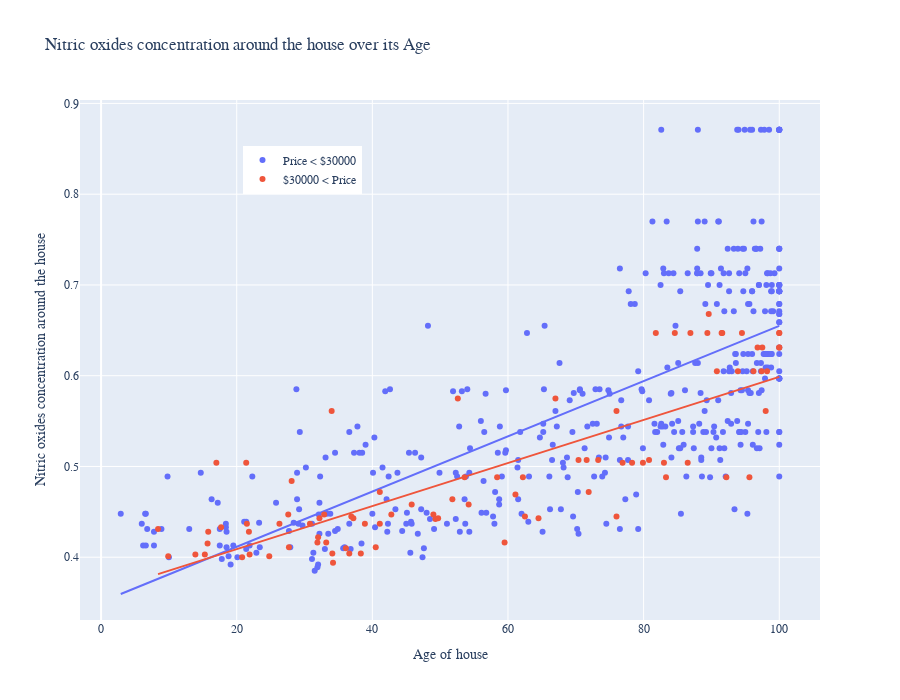

The code cell stored with this chart in its notebook:
### Markdown cell above
It is expected that nitric oxides concentration is lower around expensive houses rather than around average/low priced houses.

The graph below shows dependency of nitric oxides concentration around house on its age. From the graph we can conclude that on average expensive houses of the same age as average/low priced houses have better air environment for all ages varying.

### Code cell
fig = px.scatter(
    data_segmented,
    x="AGE",
    y="NOX",
    trendline="ols",
    color="TYPE",
    height=700,
    title="Nitric oxides concentration around the house over its Age",
    labels={
        "AGE": "Age of house",
        "NOX": "Nitric oxides concentration around the house",
    },
)
fig.update_layout(
    font_family="Rockwell",
    legend=dict(
        title=None, orientation="v", y=0.82, yanchor="bottom", x=0.3, xanchor="center"
    ),
)
fig.show()

### Figure 1 — Plotly figure (JSON) as saved in the notebook; plotly's stock layout.template omitted (floating-point values rounded to 4 significant figures; data arrays with more than 128 entries replaced by an {"elided": "..."} marker saying what was removed)
{"data": [{"hovertemplate": "TYPE=Price < $30000<br>Age of house=%{x}<br>Nitric oxides concentration around the house=%{y}<extra></extra>", "legendgroup": "Price < $30000", "marker": {"color": "#636efa", "symbol": "circle"}, "mode": "markers", "name": "Price < $30000", "orientation": "v", "showlegend": true, "type": "scatter", "x": {"elided": "424 float values"}, "xaxis": "x", "y": {"elided": "424 float values"}, "yaxis": "y"}, {"hovertemplate": "<b>OLS trendline</b><br>NOX = 0.00304204 * AGE + 0.350671<br>R<sup>2</sup>=0.504615<br><br>TYPE=Price < $30000<br>Age of house=%{x}<br>Nitric oxides concentration around the house=%{y} <b>(trend)</b><extra></extra>", "legendgroup": "Price < $30000", "marker": {"color": "#636efa", "symbol": "circle"}, "mode": "lines", "name": "Price < $30000", "showlegend": false, "type": "scatter", "x": {"elided": "424 float values"}, "xaxis": "x", "y": {"elided": "424 float values"}, "yaxis": "y"}, {"hovertemplate": "TYPE=$30000 < Price<br>Age of house=%{x}<br>Nitric oxides concentration around the house=%{y}<extra></extra>", "legendgroup": "$30000 < Price", "marker": {"color": "#EF553B", "symbol": "circle"}, "mode": "markers", "name": "$30000 < Price", "orientation": "v", "showlegend": true, "type": "scatter", "x": [34, 98, 76, 89.6, 100, 97.5, 96.8, 100, 36.1, 28.1, 49.3, 71.9, 41.1, 17.7, 27.7, 20.8, 24.8, 49.7, 37.2, 64.5, 32.2, 27.6, 49, 42.8, 32.9, 51.8, 52.6, 67, 84.6, 91.6, 94.5, 91.5, 89.4, 81.8, 100, 100, 86.9, 34.2, 8.4, 71.6, 70.4, 73.3, 76.9, 21.4, 17, 79.9, 86.5, 83, 78.3, 80.8, 31.9, 33.2, 15.7, 13.9, 15.3, 38.3, 36.6, 34.1, 32, 9.9, 26.3, 30.8, 21.5, 38.9, 41.1, 53.6, 95.6, 92.2, 62.2, 83.3, 58.4, 96.2, 93.9, 98.2, 90.8, 97.4, 62.5, 36.9, 76, 59.5, 40.5, 21.9, 15.8, 21.8, 54.2, 45.8, 61.1], "xaxis": "x", "y": [0.561, 0.561, 0.561, 0.668, 0.631, 0.631, 0.631, 0.631, 0.41, 0.484, 0.442, 0.472, 0.472, 0.433, 0.411, 0.4, 0.401, 0.4429, 0.4429, 0.4429, 0.4429, 0.447, 0.447, 0.447, 0.447, 0.464, 0.575, 0.575, 0.647, 0.647, 0.647, 0.647, 0.647, 0.647, 0.647, 0.647, 0.647, 0.394, 0.431, 0.507, 0.507, 0.507, 0.504, 0.504, 0.504, 0.504, 0.504, 0.504, 0.504, 0.507, 0.4161, 0.4161, 0.415, 0.403, 0.403, 0.404, 0.404, 0.404, 0.422, 0.401, 0.437, 0.437, 0.437, 0.437, 0.437, 0.488, 0.488, 0.488, 0.488, 0.488, 0.488, 0.605, 0.605, 0.605, 0.605, 0.605, 0.445, 0.445, 0.445, 0.4161, 0.411, 0.403, 0.428, 0.428, 0.458, 0.458, 0.469], "yaxis": "y"}, {"hovertemplate": "<b>OLS trendline</b><br>NOX = 0.00237272 * AGE + 0.361502<br>R<sup>2</sup>=0.658565<br><br>TYPE=$30000 < Price<br>Age of house=%{x}<br>Nitric oxides concentration around the house=%{y} <b>(trend)</b><extra></extra>", "legendgroup": "$30000 < Price", "marker": {"color": "#EF553B", "symbol": "circle"}, "mode": "lines", "name": "$30000 < Price", "showlegend": false, "type": "scatter", "x": [8.4, 9.9, 13.9, 15.3, 15.7, 15.8, 17, 17.7, 20.8, 21.4, 21.5, 21.8, 21.9, 24.8, 26.3, 27.6, 27.7, 28.1, 30.8, 31.9, 32, 32.2, 32.9, 33.2, 34, 34.1, 34.2, 36.1, 36.6, 36.9, 37.2, 38.3, 38.9, 40.5, 41.1, 41.1, 42.8, 45.8, 49, 49.3, 49.7, 51.8, 52.6, 53.6, 54.2, 58.4, 59.5, 61.1, 62.2, 62.5, 64.5, 67, 70.4, 71.6, 71.9, 73.3, 76, 76, 76.9, 78.3, 79.9, 80.8, 81.8, 83, 83.3, 84.6, 86.5, 86.9, 89.4, 89.6, 90.8, 91.5, 91.6, 92.2, 93.9, 94.5, 95.6, 96.2, 96.8, 97.4, 97.5, 98, 98.2, 100, 100, 100, 100], "xaxis": "x", "y": [0.3814, 0.385, 0.3945, 0.3978, 0.3988, 0.399, 0.4018, 0.4035, 0.4109, 0.4123, 0.4125, 0.4132, 0.4135, 0.4203, 0.4239, 0.427, 0.4272, 0.4282, 0.4346, 0.4372, 0.4374, 0.4379, 0.4396, 0.4403, 0.4422, 0.4424, 0.4426, 0.4472, 0.4483, 0.4491, 0.4498, 0.4524, 0.4538, 0.4576, 0.459, 0.459, 0.4631, 0.4702, 0.4778, 0.4785, 0.4794, 0.4844, 0.4863, 0.4887, 0.4901, 0.5001, 0.5027, 0.5065, 0.5091, 0.5098, 0.5145, 0.5205, 0.5285, 0.5314, 0.5321, 0.5354, 0.5418, 0.5418, 0.544, 0.5473, 0.5511, 0.5532, 0.5556, 0.5584, 0.5591, 0.5622, 0.5667, 0.5677, 0.5736, 0.5741, 0.5769, 0.5786, 0.5788, 0.5803, 0.5843, 0.5857, 0.5883, 0.5898, 0.5912, 0.5926, 0.5928, 0.594, 0.5945, 0.5988, 0.5988, 0.5988, 0.5988], "yaxis": "y"}], "layout": {"font": {"family": "Rockwell"}, "height": 700, "legend": {"orientation": "v", "title": {}, "tracegroupgap": 0, "x": 0.3, "xanchor": "center", "y": 0.82, "yanchor": "bottom"}, "title": {"text": "Nitric oxides concentration around the house over its Age"}, "xaxis": {"anchor": "y", "domain": [0, 1], "title": {"text": "Age of house"}}, "yaxis": {"anchor": "x", "domain": [0, 1], "title": {"text": "Nitric oxides concentration around the house"}}}}
